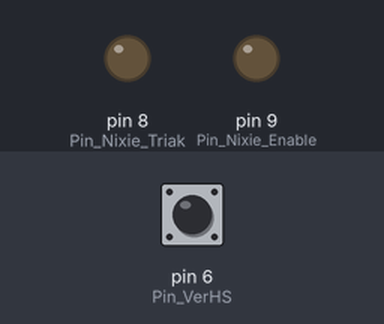
Recording of a sketch running on a simulated Arduino Nano, built with avr-gcc and run on an emulated ATmega328P. Shown: output pins drawn as LEDs (lit = HIGH). Dashed ring = blinking. The inputs (shaded band) are chosen by the test bench; at power-on: pin 6 (Pin_VerHS) HIGH. The local clock reads 2024-03-15 10:24:30 at power-on unless the sketch sets it; pins used as bus, display or sensor lines are not drawn.

Above: at 0.2 s.
At 3.7 s:
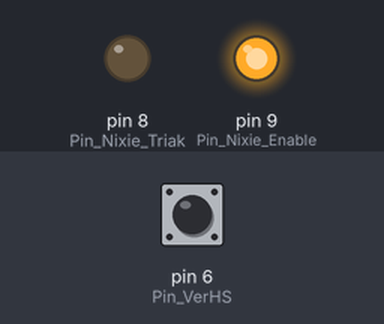
3.8 s: pin 6 (Pin_VerHS) pulled LOW for 0.15 s
At 4.8 s:
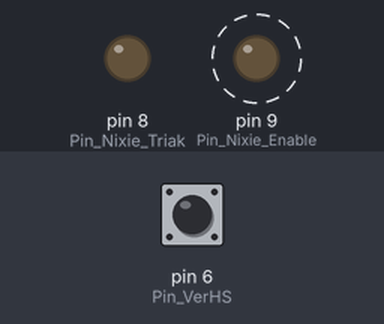
Timing chart, 0 to 7.7 s (numbered marks = the images above; inputs shaded):
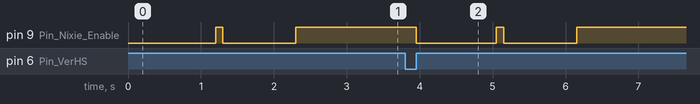

The sketch:

nixie_v1.1_ATmega328p.ino
```cpp
// ING Nico Pacheco : 31-08-2024, optimizado para Arduino Nano 14-09-2024
/* funcionalidad:
 * al presionar el boton de "ver hora" se activa la secuencia para ver la hora
 * - muestra en el nixie los 2 digitos de la hora actual durante 0.9segundos
 * - espera 0.1 con los nixie apagados
 * - muestra en el nixie los 2 digitos de los minutos actuales durante 0.9segundos
 * - espera 0.1 con los nixie apagados
 * al mantener presionado el boton de "ver hora" durante 1segundo. se activa el cronometro
 * - el cronometro inicia en 1segundo, finaliza cuando se presiona nuevamente el boton "ver hora"
 * - mientras esta activado el cronometro cuenta los segundos de 0 a 99
*/

#include <Wire.h>
#include <I2C_RTC.h>

// definicion de pines
#define Pin_Bateri_ADC  15  //A1
#define Pin_VerHS        6  //D6
#define Pin_Nixie_data   7  //D7
#define Pin_Nixie_Triak  8  //D8
#define Pin_Nixie_Enable 9  //D9
// RTC usa pines de comunicacion I2C:
  // pin a4 / scl arduino nano
  // pin a5 / sda arduino nano
  // pin 19/PB7  attiny2313a
  // pin 17/PB5  attiny2313a

// definicion de constantes
#define time_prendido_hs 1100  //ms
#define time_intermedio  100  //ms
#define time_prendido_min 1000 //ms
#define time_prendido_bateria 1560 //ms
#define V_MAX 4.2 // Tensión máxima de la batería (ejemplo: 4.2V para LiPo)
#define V_MIN 3.0 // Tensión mínima de la batería (ejemplo: 3.0V para LiPo)
#define Vmin_ADC 731 // = (V_MIN*1024/V_MAX)


// variables privadas libreria NIXIE
    uint8_t contador_pulsos=0;

static PCF8563 RTC;


void setup()
{
  delay(100);
  RTC.begin();

      //configuracion de pines
  pinMode(Pin_VerHS, INPUT_PULLUP);
  pinMode(Pin_Bateri_ADC, INPUT);
  pinMode(Pin_Nixie_data, OUTPUT);
  pinMode(Pin_Nixie_Triak, OUTPUT);
  pinMode(Pin_Nixie_Enable, OUTPUT);

 while(!RTC.isRunning()){   // bloquear si no esta conectado el RTC
    nixie_prendido();    enviar_pulsos(44);   delay(time_prendido_hs);
    nixie_apagado();     delay(time_intermedio);
 }

  nixie_apagado();
}

uint32_t time_press=millis();

void loop() {
  if(digitalRead(Pin_VerHS)){
    if( (millis()-time_press>10) && ((millis()-time_press<1000)) ){ // si se presiona "verHS" durante menos de 1seg
      nixie_prendido();    enviar_pulsos(RTC.getHours());   delay(time_prendido_hs);
      nixie_apagado();        delay(time_intermedio);
      nixie_prendido();    enviar_pulsos(RTC.getMinutes()); delay(time_prendido_min);
      nixie_apagado();        delay(time_intermedio);
    }else if(millis()-time_press>1000){ // si se presiona durante mas de 1segundo "verHS"
      nixie_prendido();    enviar_pulsos(porcentajeBateria());   delay(time_prendido_bateria);
      nixie_apagado();        delay(time_intermedio);
    }
  time_press=millis(); // mientras no se presione, se actualiza el tiempo
  }
}

// funciones
void nixie_prendido(){
  digitalWrite(Pin_Nixie_Enable,LOW);
  contador_pulsos=0;
}

void nixie_apagado(){
  digitalWrite(Pin_Nixie_Enable,HIGH);
}

// ingresa el numero de pulsos que requiere
void enviar_pulsos(uint8_t pulsos){
  while(pulsos>0){
    digitalWrite(Pin_Nixie_data,HIGH);
    digitalWrite(Pin_Nixie_data,LOW);
    pulsos--;
  }
}

uint8_t porcentajeBateria() {
  pinMode(Pin_Bateri_ADC, INPUT);
  uint16_t valor_ADC = analogRead(Pin_Bateri_ADC);
  if(valor_ADC<Vmin_ADC) valor_ADC=Vmin_ADC; //Vmin_ADC = (3.0/4.2)*1024
  return map(valor_ADC, Vmin_ADC, 1023, 0, 100);
}
```

Measured:
- after the input at 3.8 s, pin 9 (Pin_Nixie_Enable): alternates HIGH for 0.10 s and LOW for 1.1 s, 4 changes in all, then stays HIGH, starting after 0.15 s
